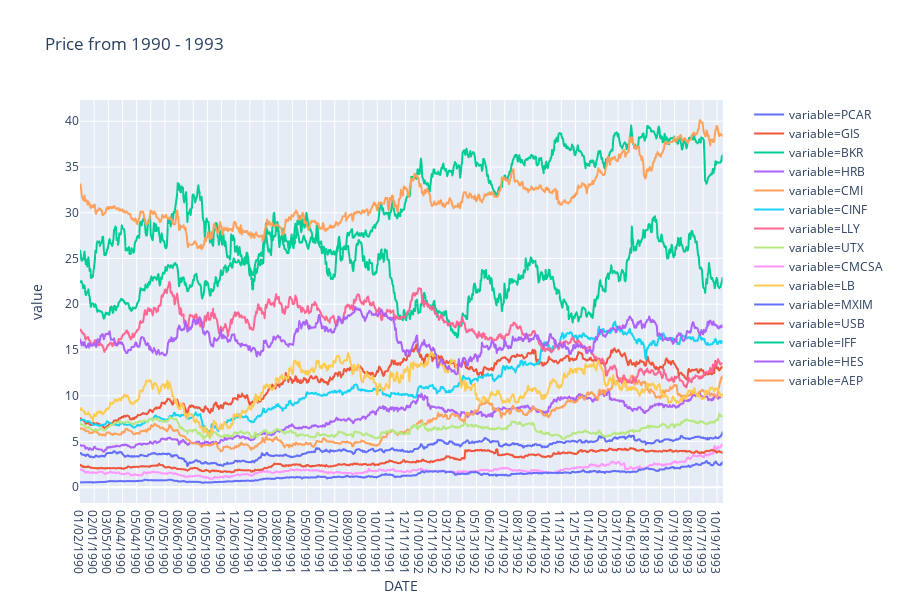

The notebook cell saved with this chart:
### Code cell
px.line(pd.melt(selected.reset_index(), id_vars='DATE'), x='DATE', y='value', color='variable', title='Price from 1990 - 1993')

### Figure 1 — Plotly figure (JSON) as saved in the notebook; plotly's stock layout.template omitted (floating-point values rounded to 4 significant figures; data arrays with more than 128 entries replaced by an {"elided": "..."} marker saying what was removed)
{"data": [{"hoverlabel": {"namelength": 0}, "hovertemplate": "variable=PCAR<br>DATE=%{x}<br>value=%{y}", "legendgroup": "variable=PCAR", "line": {"color": "#636efa", "dash": "solid"}, "mode": "lines", "name": "variable=PCAR", "showlegend": true, "type": "scattergl", "x": {"elided": "1000 str values"}, "xaxis": "x", "y": {"elided": "1000 float values"}, "yaxis": "y"}, {"hoverlabel": {"namelength": 0}, "hovertemplate": "variable=GIS<br>DATE=%{x}<br>value=%{y}", "legendgroup": "variable=GIS", "line": {"color": "#EF553B", "dash": "solid"}, "mode": "lines", "name": "variable=GIS", "showlegend": true, "type": "scattergl", "x": {"elided": "1000 str values"}, "xaxis": "x", "y": {"elided": "1000 float values"}, "yaxis": "y"}, {"hoverlabel": {"namelength": 0}, "hovertemplate": "variable=BKR<br>DATE=%{x}<br>value=%{y}", "legendgroup": "variable=BKR", "line": {"color": "#00cc96", "dash": "solid"}, "mode": "lines", "name": "variable=BKR", "showlegend": true, "type": "scattergl", "x": {"elided": "1000 str values"}, "xaxis": "x", "y": {"elided": "1000 float values"}, "yaxis": "y"}, {"hoverlabel": {"namelength": 0}, "hovertemplate": "variable=HRB<br>DATE=%{x}<br>value=%{y}", "legendgroup": "variable=HRB", "line": {"color": "#ab63fa", "dash": "solid"}, "mode": "lines", "name": "variable=HRB", "showlegend": true, "type": "scattergl", "x": {"elided": "1000 str values"}, "xaxis": "x", "y": {"elided": "1000 float values"}, "yaxis": "y"}, {"hoverlabel": {"namelength": 0}, "hovertemplate": "variable=CMI<br>DATE=%{x}<br>value=%{y}", "legendgroup": "variable=CMI", "line": {"color": "#FFA15A", "dash": "solid"}, "mode": "lines", "name": "variable=CMI", "showlegend": true, "type": "scattergl", "x": {"elided": "1000 str values"}, "xaxis": "x", "y": {"elided": "1000 float values"}, "yaxis": "y"}, {"hoverlabel": {"namelength": 0}, "hovertemplate": "variable=CINF<br>DATE=%{x}<br>value=%{y}", "legendgroup": "variable=CINF", "line": {"color": "#19d3f3", "dash": "solid"}, "mode": "lines", "name": "variable=CINF", "showlegend": true, "type": "scattergl", "x": {"elided": "1000 str values"}, "xaxis": "x", "y": {"elided": "1000 float values"}, "yaxis": "y"}, {"hoverlabel": {"namelength": 0}, "hovertemplate": "variable=LLY<br>DATE=%{x}<br>value=%{y}", "legendgroup": "variable=LLY", "line": {"color": "#FF6692", "dash": "solid"}, "mode": "lines", "name": "variable=LLY", "showlegend": true, "type": "scattergl", "x": {"elided": "1000 str values"}, "xaxis": "x", "y": {"elided": "1000 float values"}, "yaxis": "y"}, {"hoverlabel": {"namelength": 0}, "hovertemplate": "variable=UTX<br>DATE=%{x}<br>value=%{y}", "legendgroup": "variable=UTX", "line": {"color": "#B6E880", "dash": "solid"}, "mode": "lines", "name": "variable=UTX", "showlegend": true, "type": "scattergl", "x": {"elided": "1000 str values"}, "xaxis": "x", "y": {"elided": "1000 float values"}, "yaxis": "y"}, {"hoverlabel": {"namelength": 0}, "hovertemplate": "variable=CMCSA<br>DATE=%{x}<br>value=%{y}", "legendgroup": "variable=CMCSA", "line": {"color": "#FF97FF", "dash": "solid"}, "mode": "lines", "name": "variable=CMCSA", "showlegend": true, "type": "scattergl", "x": {"elided": "1000 str values"}, "xaxis": "x", "y": {"elided": "1000 float values"}, "yaxis": "y"}, {"hoverlabel": {"namelength": 0}, "hovertemplate": "variable=LB<br>DATE=%{x}<br>value=%{y}", "legendgroup": "variable=LB", "line": {"color": "#FECB52", "dash": "solid"}, "mode": "lines", "name": "variable=LB", "showlegend": true, "type": "scattergl", "x": {"elided": "1000 str values"}, "xaxis": "x", "y": {"elided": "1000 float values"}, "yaxis": "y"}, {"hoverlabel": {"namelength": 0}, "hovertemplate": "variable=MXIM<br>DATE=%{x}<br>value=%{y}", "legendgroup": "variable=MXIM", "line": {"color": "#636efa", "dash": "solid"}, "mode": "lines", "name": "variable=MXIM", "showlegend": true, "type": "scattergl", "x": {"elided": "1000 str values"}, "xaxis": "x", "y": {"elided": "1000 float values"}, "yaxis": "y"}, {"hoverlabel": {"namelength": 0}, "hovertemplate": "variable=USB<br>DATE=%{x}<br>value=%{y}", "legendgroup": "variable=USB", "line": {"color": "#EF553B", "dash": "solid"}, "mode": "lines", "name": "variable=USB", "showlegend": true, "type": "scattergl", "x": {"elided": "1000 str values"}, "xaxis": "x", "y": {"elided": "1000 float values"}, "yaxis": "y"}, {"hoverlabel": {"namelength": 0}, "hovertemplate": "variable=IFF<br>DATE=%{x}<br>value=%{y}", "legendgroup": "variable=IFF", "line": {"color": "#00cc96", "dash": "solid"}, "mode": "lines", "name": "variable=IFF", "showlegend": true, "type": "scattergl", "x": {"elided": "1000 str values"}, "xaxis": "x", "y": {"elided": "1000 float values"}, "yaxis": "y"}, {"hoverlabel": {"namelength": 0}, "hovertemplate": "variable=HES<br>DATE=%{x}<br>value=%{y}", "legendgroup": "variable=HES", "line": {"color": "#ab63fa", "dash": "solid"}, "mode": "lines", "name": "variable=HES", "showlegend": true, "type": "scattergl", "x": {"elided": "1000 str values"}, "xaxis": "x", "y": {"elided": "1000 float values"}, "yaxis": "y"}, {"hoverlabel": {"namelength": 0}, "hovertemplate": "variable=AEP<br>DATE=%{x}<br>value=%{y}", "legendgroup": "variable=AEP", "line": {"color": "#FFA15A", "dash": "solid"}, "mode": "lines", "name": "variable=AEP", "showlegend": true, "type": "scattergl", "x": {"elided": "1000 str values"}, "xaxis": "x", "y": {"elided": "1000 float values"}, "yaxis": "y"}], "layout": {"height": 600, "legend": {"tracegroupgap": 0}, "title": {"text": "Price from 1990 - 1993"}, "xaxis": {"anchor": "y", "domain": [0, 0.98], "title": {"text": "DATE"}}, "yaxis": {"anchor": "x", "domain": [0, 1], "title": {"text": "value"}}}}
